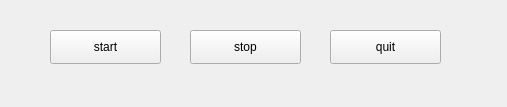
<?xml version="1.0" encoding="UTF-8"?>
<ui version="4.0">
 <class>MainWindow</class>
 <widget class="QMainWindow" name="MainWindow">
  <property name="geometry">
   <rect>
    <x>0</x>
    <y>0</y>
    <width>507</width>
    <height>107</height>
   </rect>
  </property>
  <property name="windowTitle">
   <string>MainWindow</string>
  </property>
  <widget class="QWidget" name="centralwidget">
   <widget class="QPushButton" name="startBtn">
    <property name="geometry">
     <rect>
      <x>50</x>
      <y>30</y>
      <width>111</width>
      <height>34</height>
     </rect>
    </property>
    <property name="text">
     <string>start</string>
    </property>
   </widget>
   <widget class="QPushButton" name="stopBtn">
    <property name="geometry">
     <rect>
      <x>190</x>
      <y>30</y>
      <width>111</width>
      <height>34</height>
     </rect>
    </property>
    <property name="text">
     <string>stop</string>
    </property>
   </widget>
   <widget class="QPushButton" name="quitBtn">
    <property name="geometry">
     <rect>
      <x>330</x>
      <y>30</y>
      <width>111</width>
      <height>34</height>
     </rect>
    </property>
    <property name="text">
     <string>quit</string>
    </property>
   </widget>
  </widget>
 </widget>
 <resources/>
 <connections/>
</ui>
